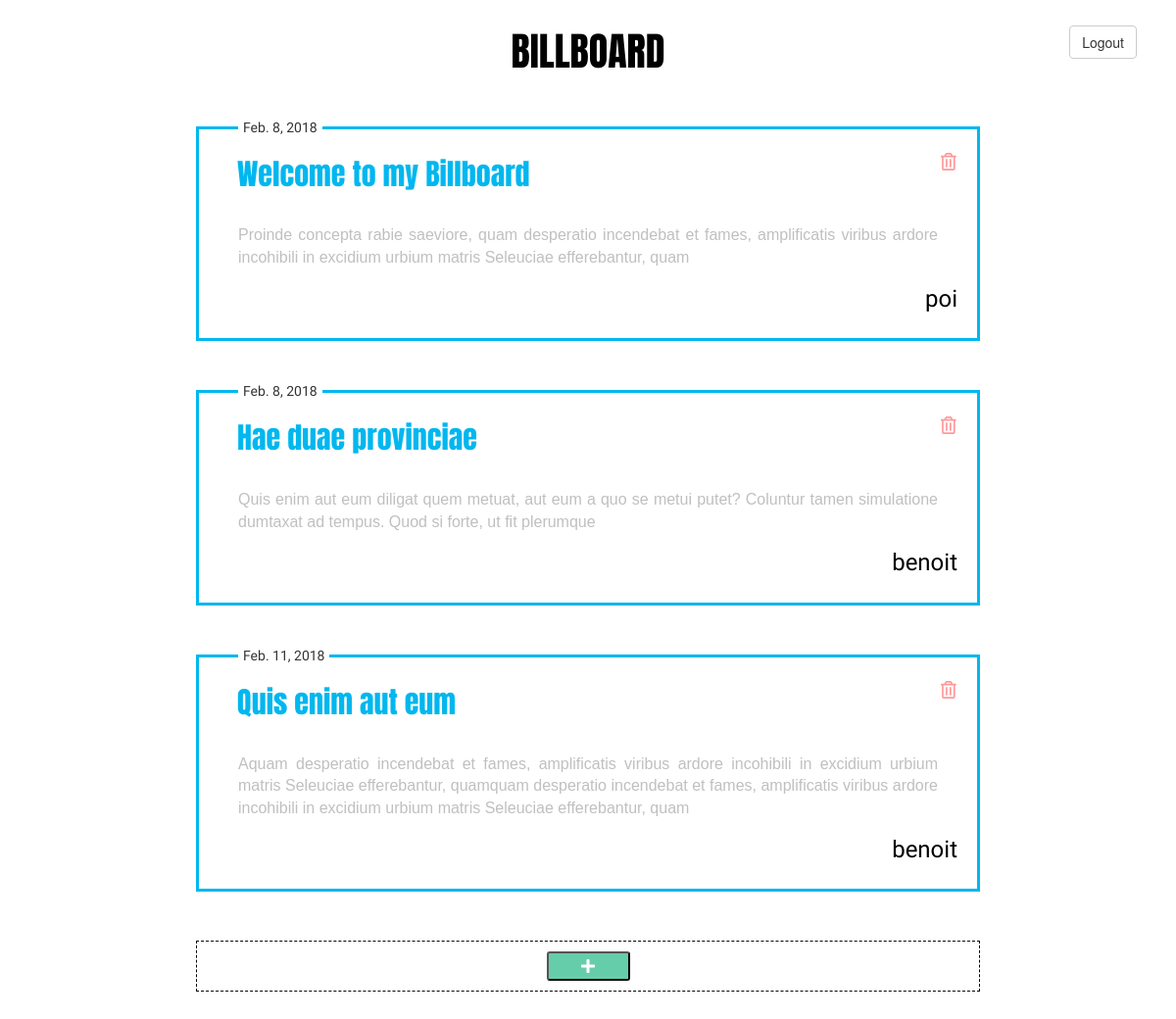
The app's page /billboard/messages/ (signed in) with its own data.
### msg_app/models.py (models this page shows, shortened)
@python_2_unicode_compatible
class Messages(models.Model):
    msg_date = models.DateField(("Date"), auto_now_add=True,)
    msg_title = models.CharField(max_length=200)
    msg = models.CharField(max_length=2000)
    msg_author = models.CharField(max_length=50)

### msg_app/views.py (the view)
def messages(request):
    user=request.user
    if user.is_authenticated():
        all_messages = Messages.objects.all()
        context = {
            'all_messages' : all_messages,
            'time':datetime.now(),
        }
        return render(request, 'messages.html', context)
    else:
        return redirect('home')

### msg_app/templates/messages.html (shortened to what this page needs)
{% extends "main.html" %}
{% block body %}
<form name="logout_user" method="post"  role="form" action="{% url 'logout_user' %}">{% csrf_token %}
    <input name="logout" type="submit" class="btn btn-default" id="logout" value="Logout">
</form>
{% for message in all_messages %}
    <div class="msg_box">
        <span class="trash" id="{{message.id}}"><i class="far fa-trash-alt"></i></span>
        <span class="msg_date">{{ message.msg_date}}</span>
        <div class="msg_title">{{message.msg_title}}</div>
        <div class="msg">{{message.msg}}</div>
        <div class="sign">{{message.msg_author}}</div>
    </div>
{% endfor %}
    <div class="add_msg">
        <button name="new_message" class="plus" id="plus_id"><i class="fas fa-plus"></i></button>
    </div>
{% endblock %}

### msg_app/static/css/billboard.css (style rules this page uses)
body { margin: 4px; }
.msg_box { border: 3px solid #00b7ef ; max-width: 800px; padding: 20px; margin: 5px auto 50px; position: relative; display: flex; flex-direction: column; }
.msg_date { background-color: white; padding: 5px; margin-left: 20px; margin-top: -37px; position: absolute; font-family: 'Poiret One', cursive; }
.msg_title { font-family: 'Anton', sans-serif; font-size: 30px; color: #00b7ef; margin: 5px 19px; }
.msg { font-family: Arial, Helvetica, sans-serif; font-size: 16px; color: #c1bfc0; margin: 25px 20px 50px; text-align: justify; text-justify: inter-word; }
.sign { font-family: 'Pinyon Script', cursive; font-size: 24px; color: black; position: absolute; right: 20px; bottom: 23px; }
.add_msg { border: 1px dashed #000000 ; max-width: 800px; padding: 10px; margin: 5px auto 50px; position: relative; display: flex; flex-direction: column; display: flex; align-items: center; justify-content: center; }
.plus { background-color: #66CDAA; color: white; border-radius: 3px; font-size: 16px; cursor: pointer; width: 85px; height: 30px; }
.btn { margin: 10px; }
#logout { position: absolute; top: 16px; right: 30px; }
.trash { position: absolute; right: 17px; width: 20px; font-size: 18px; color: red; opacity: 0.4; transition: opacity 0.5s linear; }

### records on screen
Messages: msg_date "Feb. 8, 2018", msg_title "Welcome to my Billboard", msg "Proinde concepta rabie saeviore, quam desperatio incendebat et fames, amplificatis viribus ardore incohibili in excidium urbium matris Seleuciae efferebantur, quam", msg_author "poi"
Messages: msg_date "Feb. 8, 2018", msg_title "Hae duae provinciae", msg "Quis enim aut eum diligat quem metuat, aut eum a quo se metui putet? Coluntur tamen simulatione dumtaxat ad tempus. Quod si forte, ut fit plerumque", msg_author "benoit"
Messages: msg_date "Feb. 11, 2018", msg_title "Quis enim aut eum", msg "Aquam desperatio incendebat et fames, amplificatis viribus ardore incohibili in excidium urbium matris Seleuciae efferebantur, quamquam desperatio incendebat et fames, amplificatis viribus ardore incohibili in excidium urbium matris Seleuciae efferebantur, quam", msg_author "benoit"
